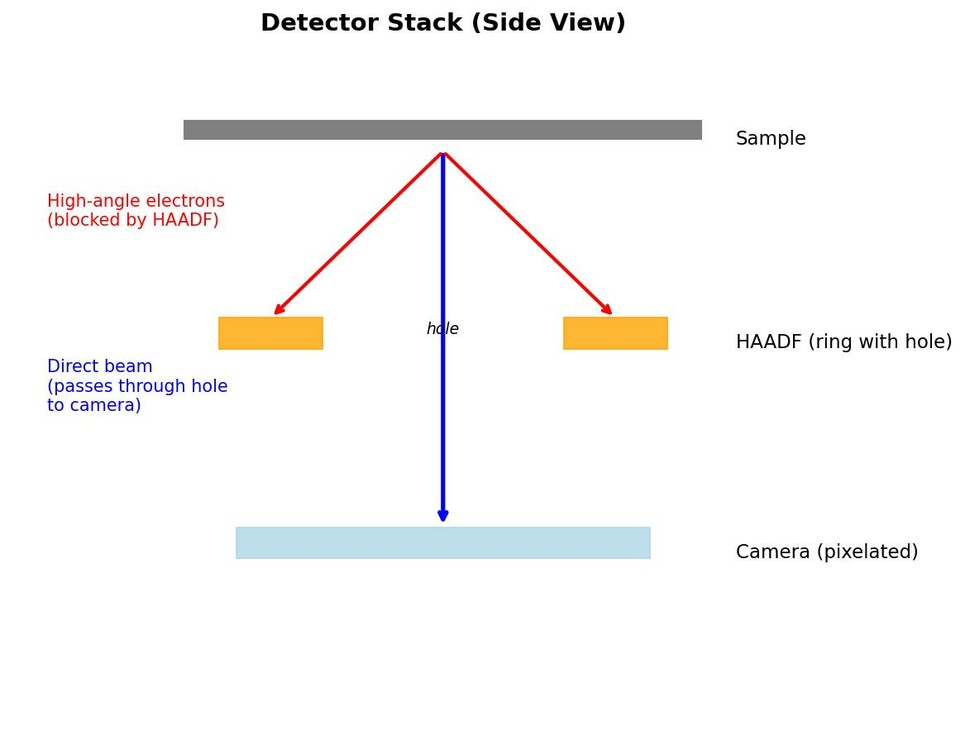
#> input picture src/STEM_SNSF/img/detector_stack_side_view.jpg, 965 x 731 px, shrunk from 1167 x 884 before the run; its folder holds 4 pictures in this run
$ python add_border.py
#> lines starting #> are read from the running program, lines starting #| are printed output that depends on the picture
"""
Add 1px black border to all images in img/ directory.

Creates a backup in img_backup/ before modifying.

Usage:
    python add_border.py --dry-run   # Preview changes
    python add_border.py             # Apply borders
"""

import argparse
import shutil
from pathlib import Path
from PIL import Image, ImageOps


IMG_DIR = Path(__file__).parent / "img"
BACKUP_DIR = Path(__file__).parent / "img_backup"
BORDER_WIDTH = 1
BORDER_COLOR = (0, 0, 0)  # Black


def backup_images():
    """Backup all images to img_backup/ directory."""
    if BACKUP_DIR.exists():
        print(f"Backup directory already exists: {BACKUP_DIR}")
        return False
    print(f"Creating backup at {BACKUP_DIR}")
    shutil.copytree(IMG_DIR, BACKUP_DIR)
    print(f"Backed up {len(list(BACKUP_DIR.rglob('*.jpg')))} images")
    return True


def add_border_to_image(img_path: Path, dry_run: bool = False):
    """Add black border to a single image."""
#> called with dry_run = False
    try:
        img = Image.open(img_path)
#> img is the input picture: PIL image 965x731 RGB; mean R, G, B 248.5, 247.8, 247.3
        # Add border using ImageOps.expand
        bordered = ImageOps.expand(img, border=BORDER_WIDTH, fill=BORDER_COLOR)
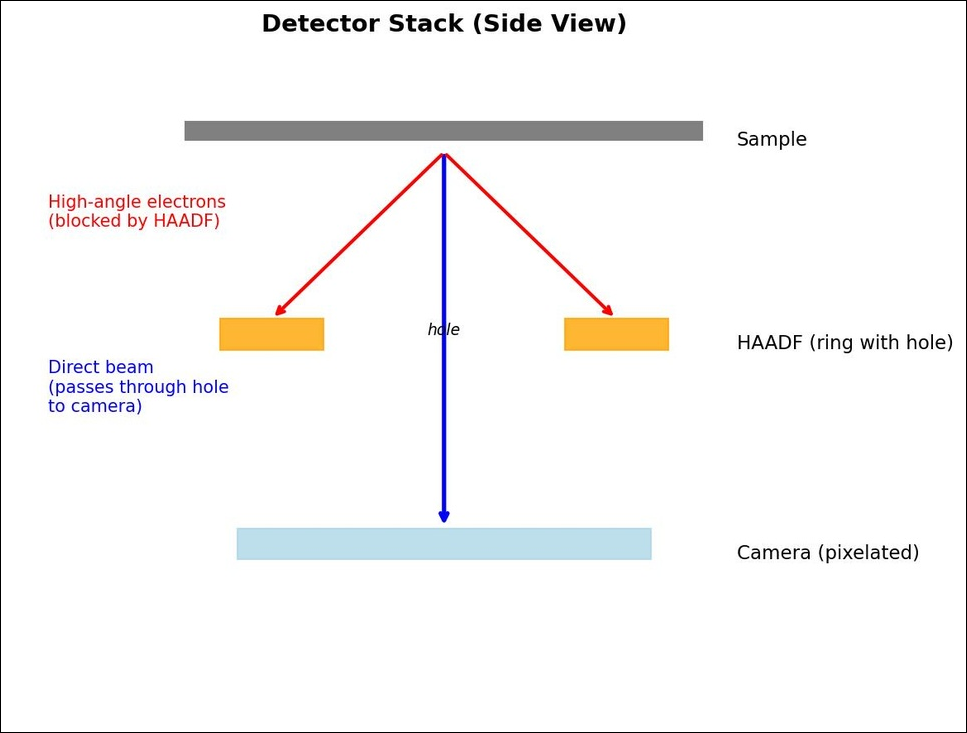
#> bordered: PIL image 967x733 RGB; mean R, G, B 247.4, 246.6, 246.1
        if dry_run:
            print(f"  [DRY RUN] Would add border: {img_path.name} ({img.size} -> {bordered.size})")
        else:
            bordered.save(img_path, quality=95)
            print(f"  Added border: {img_path.name}")
        return True
    except Exception as e:
        print(f"  ERROR: {img_path.name}: {e}")
        return False


def main():
    parser = argparse.ArgumentParser(description="Add 1px black border to images")
    parser.add_argument("--dry-run", action="store_true", help="Preview without making changes")
    args = parser.parse_args()
    if not IMG_DIR.exists():
        print(f"Image directory not found: {IMG_DIR}")
        return
    # Find all jpg images
    images = sorted(IMG_DIR.rglob("*.jpg"))
    print(f"Found {len(images)} images in {IMG_DIR}")
    if not images:
        return
    # Backup first (unless dry run)
    if not args.dry_run:
        if not BACKUP_DIR.exists():
            backup_images()
        else:
            print(f"Backup already exists at {BACKUP_DIR}")
    # Process images
    print(f"\n{'[DRY RUN] ' if args.dry_run else ''}Adding {BORDER_WIDTH}px black border to images:")
    success = 0
    for img_path in images:
        if add_border_to_image(img_path, dry_run=args.dry_run):
            success += 1
#> pass 2 of the loop in main, `for img_path in images:`:
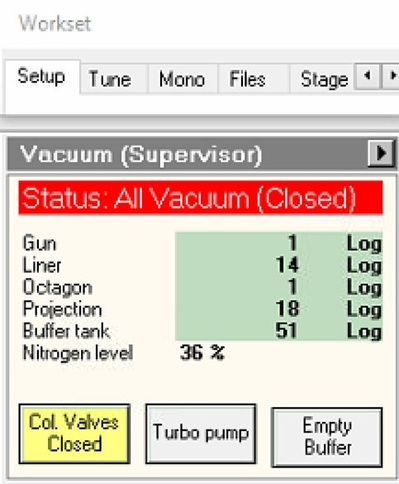
#> input picture src/STEM_SNSF/img/p1_s1_vacuum_01.jpg, 399 x 484 px, shrunk from 483 x 585 before the run
#> in add_border_to_image, img is the input picture: PIL image 399x484 RGB; mean R, G, B 220.3, 209.5, 200.4
#> in add_border_to_image (call 2), `bordered = ImageOps.expand(img, border=BORDER_WIDTH, fill=BORDER_COLOR)`:
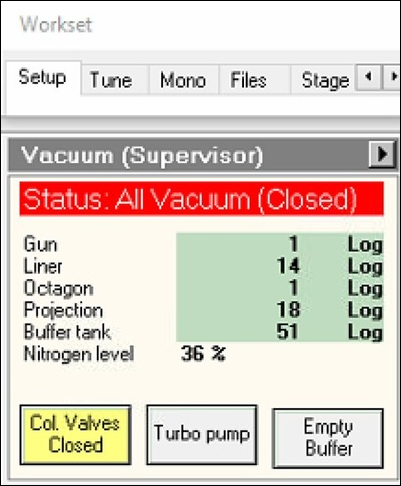
#> bordered: PIL image 401x486 RGB; mean R, G, B 218.3, 207.6, 198.6
#> pass 3 of the loop in main, `for img_path in images:`:
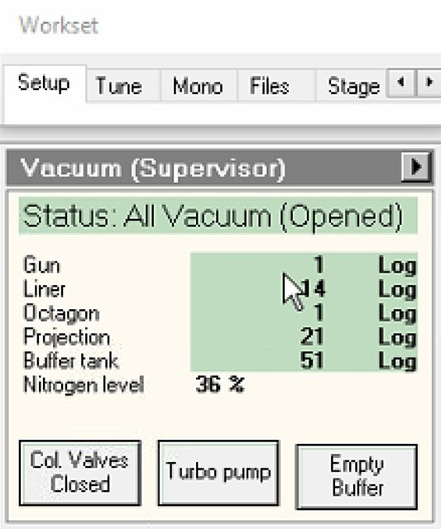
#> input picture src/STEM_SNSF/img/p1_s1_vacuum_02.jpg, 441 x 529 px, shrunk from 533 x 640 before the run
#> in add_border_to_image, img is the input picture: PIL image 441x529 RGB; mean R, G, B 215.8, 219.5, 211.9
#> in add_border_to_image (call 3), `bordered = ImageOps.expand(img, border=BORDER_WIDTH, fill=BORDER_COLOR)`:
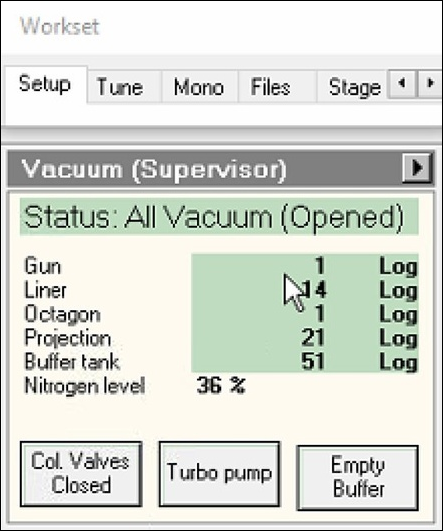
#> bordered: PIL image 443x531 RGB; mean R, G, B 214, 217.7, 210.1
#> the loop made 4 passes; the first 3 are shown
    print(f"\n{'Would process' if args.dry_run else 'Processed'} {success}/{len(images)} images")
    if not args.dry_run:
        print(f"Original images backed up to: {BACKUP_DIR}")


if __name__ == "__main__":
    main()
